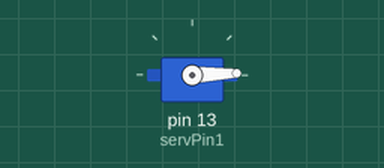
A sketch run on a simulated Arduino Uno, built with avr-gcc and run on an emulated ATmega328P. Shown: servo.

Above: at 0.05 s.
At 1.65 s:
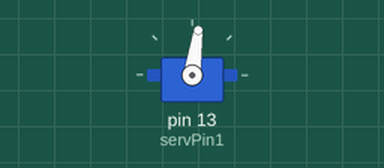
At 3.3 s:
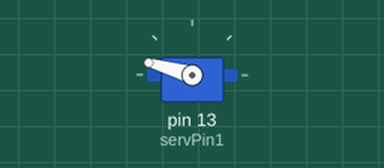
At 6.55 s:
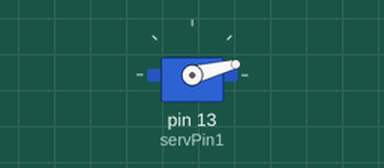
Timing chart, 0 to 8.9 s (numbered marks = the images above):
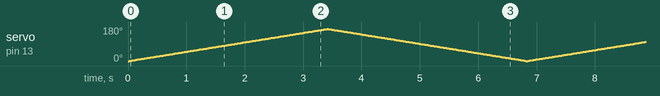

The sketch:

Servo_test.ino
```cpp
#include <Servo.h>

Servo myservo;

#define servPin1 13
#define servPin2 1
int pos = 0;

void setup() {

}

void runServo() {
  myservo.attach(servPin1);
  for(pos = 0; pos < 170; pos += 1) { //от 0 до 180 градусов с шагом в 1 градус
    myservo.write(pos);
    delay(20);                       //ждём 15ms пока серва займёт новое положение
  }
  for(pos = 170; pos >= 1; pos -= 1) {
    myservo.write(pos);
    delay(20);
  }
  myservo.detach();
}

void loop() {
  runServo();
}
```
